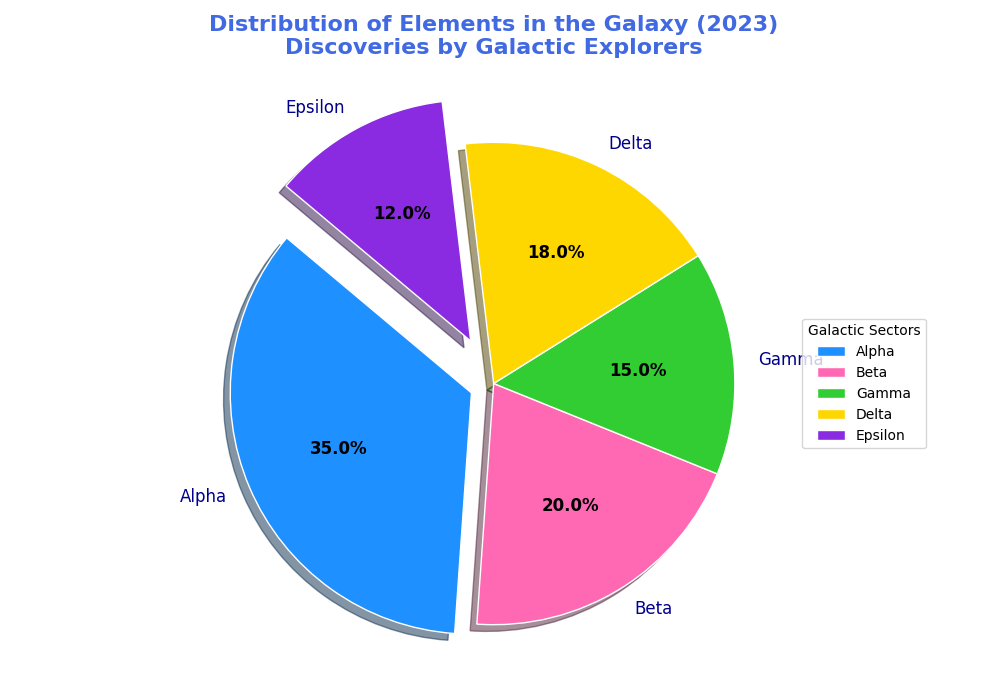

Recreate this plot in Python.
import matplotlib.pyplot as plt
import numpy as np

# Define sectors and their respective proportions of discovered elements
sectors = ['Alpha', 'Beta', 'Gamma', 'Delta', 'Epsilon']
elements_discovered = np.array([35, 20, 15, 18, 12])

# Define colors for each sector
colors = ['#1E90FF', '#FF69B4', '#32CD32', '#FFD700', '#8A2BE2']

# Create the pie chart
fig, ax = plt.subplots(figsize=(10, 7))
wedges, texts, autotexts = ax.pie(
    elements_discovered,
    labels=sectors,
    colors=colors,
    autopct='%1.1f%%',
    startangle=140,
    wedgeprops=dict(edgecolor='w'),
    explode=(0.1, 0, 0, 0, 0.2),  # Highlight Alpha and Epsilon sectors
    shadow=True
)

# Style labels
plt.setp(autotexts, size=12, weight="bold", color="black")
plt.setp(texts, size=12, color="darkblue")

# Add a legend
ax.legend(wedges, sectors, title="Galactic Sectors", loc="center left", bbox_to_anchor=(1, 0, 0.5, 1), fontsize=10)

# Title with backstory context
ax.set_title("Distribution of Elements in the Galaxy (2023)\nDiscoveries by Galactic Explorers", fontsize=16, fontweight='bold', color='royalblue', pad=20)

# Final adjustments to prevent label overlap and improve layout
plt.tight_layout()

# Show the plot
plt.show()
